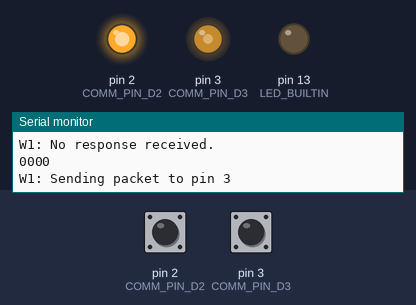
Bench run of a sketch on a simulated Arduino Mega 2560, built with avr-gcc and run on an emulated ATmega2560. Parts: output pins drawn as LEDs (lit = HIGH), the last lines printed to the serial monitor. The inputs (shaded band) are chosen by the test bench; at power-on: pin 2 (COMM_PIN_D2) HIGH, pin 3 (COMM_PIN_D3) HIGH.

Above: at 6.8 s.
6.9 s: pin 2 (COMM_PIN_D2) pulled LOW for 1 s
At 8.5 s:
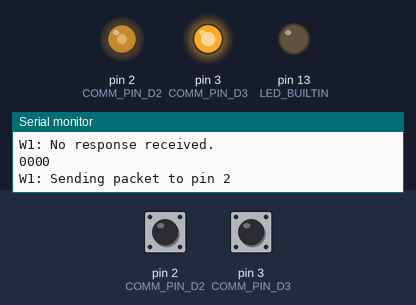
9.4 s: pin 2 (COMM_PIN_D2) pulled LOW for 0.15 s
13.1 s: pin 3 (COMM_PIN_D3) pulled LOW for 1 s
At 15.2 s:
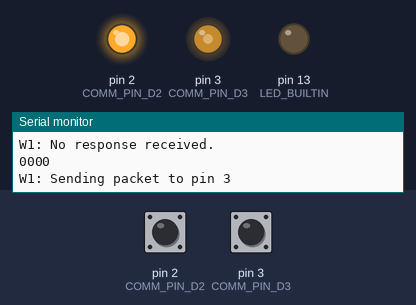
15.6 s: pin 3 (COMM_PIN_D3) pulled LOW for 0.15 s
At 17.93 s:
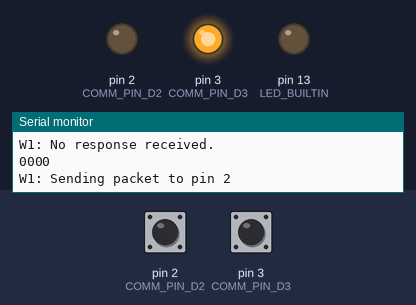
Timing chart, 0 to 20.3 s (numbered marks = the images above; inputs shaded):
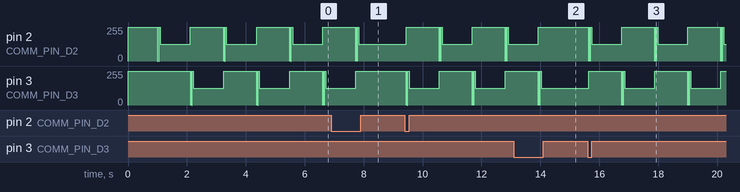

The sketch:

W1.ino
```cpp
#define COMM_PIN_D2     2   // channel for first communication
#define COMM_PIN_D3     3   // channel for second communication

#define FRAME_SIZE     5
#define START_MARKER   0b01111110   // 0x7E
#define END_MARKER     0b01111111   // 0x7F

#define BAUD_DELAY      4           // delay (4 ms per bit, approximately 300 baud)

#define S0_ID          0b0000
#define S1_ID          0b0001
#define S2_ID          0b0010
#define S3_ID          0b0011
#define S4_ID          0b0100
#define S5_ID          0b0101
#define W1_ID          0b1001
#define W2_ID          0b1010

// The blinkLED function takes a parameter "count" – the number of LED blinks.
void BlinkLED(int count) {
  for (int i = 0; i < count; i++) {
    digitalWrite(LED_BUILTIN, HIGH);
    delay(200);
    digitalWrite(LED_BUILTIN, LOW);
    delay(200);
  }
}

//-------------
// Bit-banging functions for a given pin
//-------------

// Send a single byte through the specified pin
void sendByteOn(uint8_t comm_pin, uint8_t b) {
  pinMode(comm_pin, OUTPUT);
  // Start bit (LOW)
  digitalWrite(comm_pin, LOW);
  delay(BAUD_DELAY);
  // 8 bits, sending LSB first
  for (int i = 0; i < 8; i++) {
    digitalWrite(comm_pin, (b >> i) & 1);
    delay(BAUD_DELAY);
  }
  // Stop bit (HIGH)
  digitalWrite(comm_pin, HIGH);
  delay(BAUD_DELAY);
}

// Read a single byte through the specified pin
uint8_t readByteOn(uint8_t comm_pin) {
  // Wait until the line goes LOW (start of the start bit)
  while (digitalRead(comm_pin) == HIGH) { }
  delay(BAUD_DELAY / 2);  // center the start bit
  uint8_t b = 0;
  for (int i = 0; i < 8; i++) {
    delay(BAUD_DELAY);
    uint8_t bit = digitalRead(comm_pin);
    b |= (bit << i);
  }
  delay(BAUD_DELAY);  // delay for the stop bit
  return b;
}

//-------------
// Packet functions for a given pin
//-------------

// Send a packet through the specified pin
// Form the packet: [Start Marker] | [Address Byte] | [End Marker]
// Here the Address Byte is simply id, where id is an 8-bit value in which
// the upper 4 bits are always 0, and the lower 4 bits represent the ID.
void sendPacketOn(uint8_t comm_pin, uint8_t id) {
  sendByteOn(comm_pin, START_MARKER);
  sendByteOn(comm_pin, id);  // Send our own ID
  sendByteOn(comm_pin, END_MARKER);
}

// Read a packet (3 bytes) from the specified pin within timeout ms.
// If successfully read, returns the received address byte through idOut.
bool readPacketOn(uint8_t comm_pin, uint8_t &idOut, unsigned long timeout) {
  unsigned long startTime = millis();
  uint8_t packet[3];
  while (millis() - startTime < timeout) {
    if (digitalRead(comm_pin) == LOW) {  // start bit begins
      for (int i = 0; i < 3; i++) {
        packet[i] = readByteOn(comm_pin);
      }
      if (packet[0] == START_MARKER && packet[2] == END_MARKER) {
        idOut = packet[1];
        return true;
      }
    }
  }
  return false;
}

// Helper function for formatting a 4-bit value (with leading zeros)
String format4bit(byte value) {
  String s = "";
  for (int i = 3; i >= 0; i--) {
    s += String((value >> i) & 1);
  }
  return s;
}


// The test() function takes as parameter the pin (channel) through which communication is done.
void live_pin(byte expectedDest, uint8_t comm_pin, uint8_t &outID) {
  Serial.print("W1: Sending packet to pin ");
  Serial.println(comm_pin);
  // Send a packet with our own ID (W1_ID)
  sendPacketOn(comm_pin, expectedDest);

  // Switch the pin to INPUT_PULLUP mode for receiving
  pinMode(comm_pin, INPUT_PULLUP);

  uint8_t receivedID;
  bool gotPkt = readPacketOn(comm_pin, receivedID, 1000);  // wait 1000 ms
  if (gotPkt) {
    Serial.print("W1: Received packet with sender ID: ");
    Serial.println(format4bit(receivedID));
    outID = receivedID;
  } else {
    Serial.println("W1: No response received.");
    outID = 0x0000;
  }

  // Return the pin to OUTPUT mode (idle HIGH)
  pinMode(comm_pin, OUTPUT);
  digitalWrite(comm_pin, HIGH);
}

void buildPacket(byte packet[FRAME_SIZE], byte src, byte dest, uint16_t data16) {
  packet[0] = START_MARKER;
  packet[1] = (byte)((src & 0x0F) << 4) | (byte)(dest & 0x0F);
  packet[2] = (byte)(data16 >> 8);
  packet[3] = (byte)(data16 & 0xFF);
  packet[4] = END_MARKER;
}


void processAndReply(byte myID, byte replyHigh, byte replyLow) {
  byte packet[FRAME_SIZE];
  if (Serial1.available() >= FRAME_SIZE) {
    int n = Serial1.readBytes(packet, FRAME_SIZE);
    if (n == FRAME_SIZE &&
        packet[0] == START_MARKER &&
        packet[4] == END_MARKER) {

      byte src  = (packet[1] >> 4) & 0x0F;
      byte dest =  packet[1]       & 0x0F;
      if (dest == myID) {
        uint16_t replyData16 = ((uint16_t)replyHigh << 8) | replyLow;

        byte resp[FRAME_SIZE];
        buildPacket(resp, myID, src, replyData16);
        Serial1.write(resp, FRAME_SIZE);
        BlinkLED(1);
      }
    }
  }
}

//-----------------------------------------------------------------------------------------------------------------------------------------
// SETUP and LOOP
//-----------------------------------------------------------------------------------------------------------------------------------------
void setup() {
  Serial.begin(9600);
  Serial1.begin(9600);
  pinMode(LED_BUILTIN, OUTPUT);
  // Initialize both channels
  pinMode(COMM_PIN_D2, OUTPUT);
  digitalWrite(COMM_PIN_D2, HIGH);
  pinMode(COMM_PIN_D3, OUTPUT);
  digitalWrite(COMM_PIN_D3, HIGH);
  delay(1000);
}

void loop() {
  byte sensor_pin_D2;
  live_pin(W1_ID, COMM_PIN_D2, sensor_pin_D2);
  Serial.println(format4bit(sensor_pin_D2));
  byte sensor_pin_D3;
  live_pin(W1_ID, COMM_PIN_D3, sensor_pin_D3);
  Serial.println(format4bit(sensor_pin_D3));

  processAndReply(W1_ID, sensor_pin_D2, sensor_pin_D3);
}
```

Measured:
- after the input at 6.9 s, pin 2 (COMM_PIN_D2): goes on until 7.8 s, then stays 127/255; pin 3 (COMM_PIN_D3): goes on until 7.7 s, then stays 255/255
- after the input at 13.1 s, pin 2 (COMM_PIN_D2): goes on until 13.9 s, then stays 255/255; pin 3 (COMM_PIN_D3): goes on until 14.0 s, then stays 127/255
- after the input at 15.6 s, pin 2 (COMM_PIN_D2): 255/255 → 0/255 at once, then repeats every 2.2 s: 255/255 0.04 s, 0/255 0.01 s, 255/255 0.04 s, 127/255 1.0 s, 255/255 1.1 s, 0/255 0.01 s
- by itself, pin 2 (COMM_PIN_D2), pin 3 (COMM_PIN_D3): repeats every 2.2 s: 255/255 0.04 s, 0/255 0.01 s, 255/255 0.04 s, 127/255 1.0 s, 255/255 1.1 s, 0/255 0.01 s
